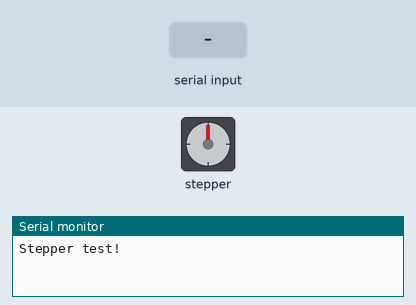
Recording of a sketch running on a simulated Arduino Uno, built with avr-gcc and run on an emulated ATmega328P. Parts: stepper motor, the last lines printed to the serial monitor. The inputs (shaded band) are chosen by the test bench. Stepper angles assume 200 steps per turn.

Above: at 1.2 s.
1.3 s: "90,45\n" received over Serial
At 2.2 s:
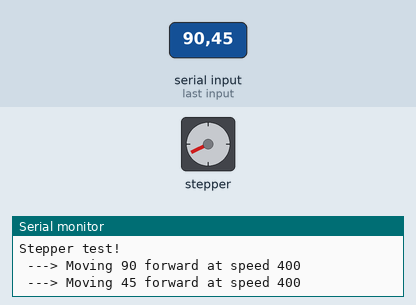
2.9 s: "30,150\n" received over Serial
At 3.8 s:
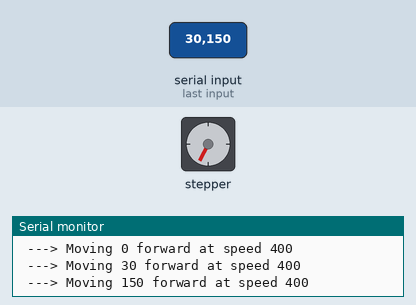
4.5 s: "90,45\n" received over Serial
At 5.8 s:
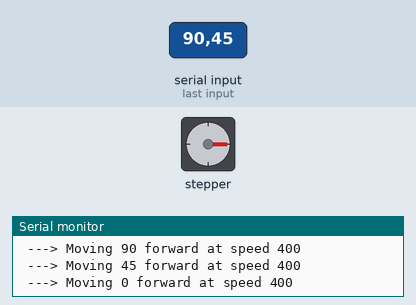
6.1 s: "30,150\n" received over Serial
At 7.4 s:
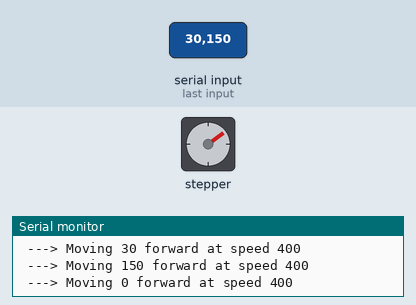
7.7 s: "5\n" received over Serial
At 8.5 s:
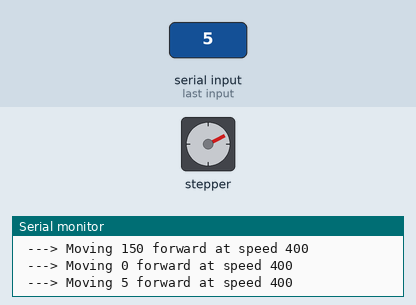
9.2 s: "90\n" received over Serial
At 10.2 s:
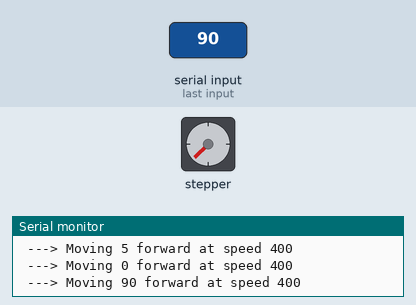
Timing chart, 0 to 11.7 s (numbered marks = the images above; inputs shaded):
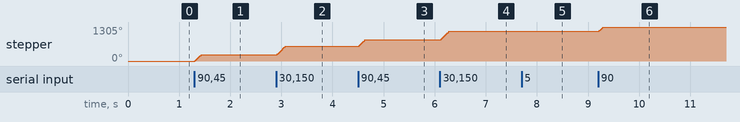

The sketch:

AdaFruit_StepperTest.ino
```cpp
/*
  This is a test sketch for the Adafruit assembled Motor Shield for Arduino v2
  It won't work with v1.x motor shields! Only for the v2's with built in PWM
  control

  For use with the Adafruit Motor Shield v2
  ---->	http://www.adafruit.com/products/1438
*/

#include <Wire.h>
#include <Adafruit_MotorShield.h>
#include "utility/Adafruit_PWMServoDriver.h"

// Create the motor shield object with the default I2C address
Adafruit_MotorShield AFMS = Adafruit_MotorShield();
// Or, create it with a different I2C address (say for stacking)
// Adafruit_MotorShield AFMS = Adafruit_MotorShield(0x61);

// Connect a stepper motor with 200 steps per revolution (1.8 degree)
// to motor port #2 (M3 and M4)
Adafruit_StepperMotor *myMotor = AFMS.getStepper(200, 1);

int spd = 400;    // The current speed in steps/second

void setup() {
  Serial.begin(9600);           // set up Serial library at 9600 bps
  Serial.println("Stepper test!");
  AFMS.begin();  // create with the default frequency 1.6KHz
  myMotor->setSpeed(spd);
}

void loop() {
  if (Serial.available())
  {
    int steps = Serial.parseInt();
    Serial.print(" ---> Moving ");
    Serial.print(steps);
    Serial.print(" forward at speed ");
    Serial.println(spd);
    if (steps < 0) {
      steps = abs(steps);
      myMotor->step(steps, BACKWARD, DOUBLE);
      //myMotor->step(steps, BACKWARD, MICROSTEP);
      // myMotor->step(steps, BACKWARD, INTERLEAVE);
      //myMotor->step(steps, BACKWARD, SINGLE);
    }
    else
    {
      myMotor->step(steps, FORWARD, DOUBLE);
      // myMotor->step(steps, FORWARD, MICROSTEP);
      // myMotor->step(steps, FORWARD, INTERLEAVE);
      //myMotor->step(steps, FORWARD, SINGLE);
    }

    // myMotor->setSpeed(spd);
    myMotor->release();
  }
}

/*
  small motor with 200steps per turn can go 2800 DOUBLE steps full range,
  5300 INTERLEAVE steps

*/

/*
  Serial.println("Single coil steps");
  //  myMotor->step(100, FORWARD, SINGLE);
  //  delay(1000);
  //  myMotor->step(100, BACKWARD, SINGLE);
*/
/*
  Serial.println("Double coil steps");
  myMotor->step(1000, FORWARD, DOUBLE);
  delay(1000);
  myMotor->step(1000, BACKWARD, DOUBLE);
  delay(1000);
*/
/*
  Serial.println("Interleave coil steps");

  myMotor->step(100, FORWARD, INTERLEAVE);
  delay(1000);
  myMotor->step(100, BACKWARD, INTERLEAVE);
  delay(2000);
  Serial.println("Microstep steps");
  myMotor->step(50, FORWARD, MICROSTEP);
  delay(1000);
  myMotor->step(50, BACKWARD, MICROSTEP);
  }
*/
```

Measured:
- after the input at 1.3 s, stepper: turns 243° clockwise in 0.13 s, starting at once
- after the input at 2.9 s, stepper: turns 324° clockwise in 0.17 s, starting at once
- after the input at 4.5 s, stepper: turns 243° clockwise in 0.13 s, starting at once
- after the input at 6.1 s, stepper: turns 324° clockwise in 0.17 s, starting at once
- after the input at 9.2 s, stepper: turns 162° clockwise, starting at once
